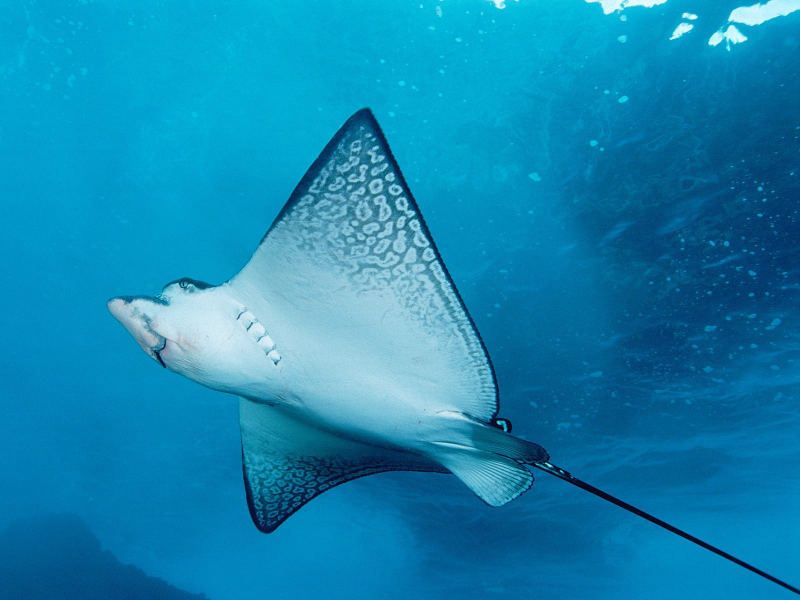
%> input picture TestImages/test4.jpg, 1600 x 1200 px (shown at 1/2 size)
$ octave UIE_Blur.m   (GNU Octave 9; MATLAB toolbox functions it lacks are replaced by stand-ins)
%> lines starting %> are read from the running program, lines starting %| are printed output that depends on the picture; in (x1, y1, x2, y2) boxes, pixels count from 0 and x2, y2 are one past the last pixel; in counts of white or black regions, pixels touching at a corner belong together; the program's own positions count from 1
### estBlur.m
%%%%%%%%%%%%%%%%%%%%%%%%%%%%%%%%%%%%%%%%%%%%%%%%%%%%%%%%%%%%%%
%    File: estBlur.m                                         %
%    Author: Jerry Peng                                      %
%    Date: Nov/2014                                          %
%                                                            %
%    Blurriness map estimation                               %
% -----------------------------------------------------------%
%   MODIFICATIONS                                            %
%%%%%%%%%%%%%%%%%%%%%%%%%%%%%%%%%%%%%%%%%%%%%%%%%%%%%%%%%%%%%%
function Blur = estBlur(I, win)
r = 60;
eps = 10^-8;

I = im2double(I);
[height, width, ~] = size(I);

imYUV = rgb2ycbcr(I);
imY = imYUV(:,:,1);
radius = [9, 17, 33, 65];
DiffImage = zeros(height, width, 4);

for idx = 1:length(radius)
    r = radius(idx);
    sigma = r;
    GFImage = imfilter(imY, fspecial('gaussian', r, sigma), 'replicate');
    DiffImage(:,:,idx) = abs(imY-GFImage);
end
roughBlurMap = mean(DiffImage, 3);

% dilation and hole-filling
DBlur = imdilate(roughBlurMap, strel('square', win));

se = strel('square',win);
marker = imdilate(DBlur,se);
FDBlur = imreconstruct(imcomplement(marker), imcomplement(DBlur));
FDBlur = imcomplement(FDBlur);

% refine blurriness map
Blur = guidedfilter_color(I, FDBlur, r, eps);

### guidedfilter_color.m
% Matlab demo code for "Guided Image Filtering" (ECCV 2010)
% by Kaiming He (kahe@microsoft.com)
function q = guidedfilter_color(I, p, r, eps)
%   GUIDEDFILTER_COLOR   O(1) time implementation of guided filter using a color image as the guidance.
%
%   - guidance image: I (should be a color (RGB) image)
%   - filtering input image: p (should be a gray-scale/single channel image)
%   - local window radius: r
%   - regularization parameter: eps

[hei, wid] = size(p);
N = boxfilter(ones(hei, wid), r); % the size of each local patch; N=(2r+1)^2 except for boundary pixels.

mean_I_r = boxfilter(I(:, :, 1), r) ./ N;
mean_I_g = boxfilter(I(:, :, 2), r) ./ N;
mean_I_b = boxfilter(I(:, :, 3), r) ./ N;

mean_p = boxfilter(p, r) ./ N;

mean_Ip_r = boxfilter(I(:, :, 1).*p, r) ./ N;
mean_Ip_g = boxfilter(I(:, :, 2).*p, r) ./ N;
mean_Ip_b = boxfilter(I(:, :, 3).*p, r) ./ N;

% covariance of (I, p) in each local patch.
cov_Ip_r = mean_Ip_r - mean_I_r .* mean_p;
cov_Ip_g = mean_Ip_g - mean_I_g .* mean_p;
cov_Ip_b = mean_Ip_b - mean_I_b .* mean_p;

% variance of I in each local patch: the matrix Sigma in Eqn (14).
% Note the variance in each local patch is a 3x3 symmetric matrix:
%           rr, rg, rb
%   Sigma = rg, gg, gb
%           rb, gb, bb
var_I_rr = boxfilter(I(:, :, 1).*I(:, :, 1), r) ./ N - mean_I_r .*  mean_I_r;
var_I_rg = boxfilter(I(:, :, 1).*I(:, :, 2), r) ./ N - mean_I_r .*  mean_I_g;
var_I_rb = boxfilter(I(:, :, 1).*I(:, :, 3), r) ./ N - mean_I_r .*  mean_I_b;
var_I_gg = boxfilter(I(:, :, 2).*I(:, :, 2), r) ./ N - mean_I_g .*  mean_I_g;
var_I_gb = boxfilter(I(:, :, 2).*I(:, :, 3), r) ./ N - mean_I_g .*  mean_I_b;
var_I_bb = boxfilter(I(:, :, 3).*I(:, :, 3), r) ./ N - mean_I_b .*  mean_I_b;

a = zeros(hei, wid, 3);
for y=1:hei
    for x=1:wid
        Sigma = [var_I_rr(y, x), var_I_rg(y, x), var_I_rb(y, x);
            var_I_rg(y, x), var_I_gg(y, x), var_I_gb(y, x);
            var_I_rb(y, x), var_I_gb(y, x), var_I_bb(y, x)];
        %Sigma = Sigma + eps * eye(3);

        cov_Ip = [cov_Ip_r(y, x), cov_Ip_g(y, x), cov_Ip_b(y, x)];

        a(y, x, :) = cov_Ip * inv(Sigma + eps * eye(3)); % Eqn. (14) in the paper;
    end
end

b = mean_p - a(:, :, 1) .* mean_I_r - a(:, :, 2) .* mean_I_g - a(:, :, 3) .* mean_I_b; % Eqn. (15) in the paper;

q = (boxfilter(a(:, :, 1), r).* I(:, :, 1)...
+ boxfilter(a(:, :, 2), r).* I(:, :, 2)...
+ boxfilter(a(:, :, 3), r).* I(:, :, 3)...
+ boxfilter(b, r)) ./ N;  % Eqn. (16) in the paper;
end

### boxfilter.m
% Matlab demo code for "Guided Image Filtering" (ECCV 2010)
% by Kaiming He (kahe@microsoft.com)

function imDst = boxfilter(imSrc, r)

%   BOXFILTER   O(1) time box filtering using cumulative sum
%
%   - Definition imDst(x, y)=sum(sum(imSrc(x-r:x+r,y-r:y+r)));
%   - Running time independent of r;
%   - Equivalent to the function: colfilt(imSrc, [2*r+1, 2*r+1], 'sliding', @sum);
%   - But much faster.

[hei, wid] = size(imSrc);
imDst = zeros(size(imSrc));

%cumulative sum over Y axis
imCum = cumsum(imSrc, 1);
%difference over Y axis
imDst(1:r+1, :) = imCum(1+r:2*r+1, :);
imDst(r+2:hei-r, :) = imCum(2*r+2:hei, :) - imCum(1:hei-2*r-1, :);
imDst(hei-r+1:hei, :) = repmat(imCum(hei, :), [r, 1]) - imCum(hei-2*r:hei-r-1, :);

%cumulative sum over X axis
imCum = cumsum(imDst, 2);
%difference over Y axis
imDst(:, 1:r+1) = imCum(:, 1+r:2*r+1);
imDst(:, r+2:wid-r) = imCum(:, 2*r+2:wid) - imCum(:, 1:wid-2*r-1);
imDst(:, wid-r+1:wid) = repmat(imCum(:, wid), [1, r]) - imCum(:, wid-2*r:wid-r-1);
end

### estBL.m
%%%%%%%%%%%%%%%%%%%%%%%%%%%%%%%%%%%%%%%%%%%%%%%%%%%%%%%%%%%%%%
%    File: estBL.m                                           %
%    Author: Jerry Peng                                      %
%    Date: Nov/2014                                          %
%                                                            %
%    Background light estimation                             %
% -----------------------------------------------------------%
%   MODIFICATIONS                                            %
%%%%%%%%%%%%%%%%%%%%%%%%%%%%%%%%%%%%%%%%%%%%%%%%%%%%%%%%%%%%%%
function A = estBL(I, RoughDepth)
[height, width, ~] = size(I);
imsize = width * height;

numpx = floor(imsize/1000);
JDarkVec = reshape(RoughDepth,imsize,1);
ImVec = reshape(I,imsize,3);
[~, indices] = sort(JDarkVec);
indices = indices(imsize-numpx+1:end);

A = mean(ImVec(indices(:), :));

### UIE_Blur.m
%%%%%%%%%%%%%%%%%%%%%%%%%%%%%%%%%%%%%%%%%%%%%%%%%%%%%%%%%%%%%%
%    File: UIE_Blur.m                                        %
%    Author: Jerry Peng                                      %
%    Date: Nov/2014                                          %
%                                                            %
%    Single underwater image enhancement using depth         %
%    estimation based on blurriness                          %
% -----------------------------------------------------------%
%   MODIFICATIONS                                            %
%%%%%%%%%%%%%%%%%%%%%%%%%%%%%%%%%%%%%%%%%%%%%%%%%%%%%%%%%%%%%%

close all
clear all;
in = 'test4.jpg';
imfile = sprintf('TestImages/%s', in);

sc = 1;
t0 = 0.4;
t1 = 0.9;
win = 15;

Stretch = @(x) (x-min(x(:))).*(1/(max(x(:))-min(x(:))));

ucI = imread(imfile);
%> ucI is the input picture: size 1200x1600x3 uint8; mean R, G, B 19.1, 134.2, 177.7
[~, width, ~] = size(ucI);
%> width = 1600
if width > 640
    sc = 640/width;
%> sc = 0.4
end
ucI = imresize(ucI, sc);
%> ucI: size 480x640x3 uint8
I = im2double(ucI);
J = zeros(size(I));
[height, width, ~] = size(I);
%> height = 480; width = 640

%% get blurriness map
BlurMap = estBlur(I, win);
%> in estBlur, `imYUV = rgb2ycbcr(I);`: imYUV: size 480x640x3 double; mean of channels 1, 2, 3 0.416, 0.644, 0.292
%> after the loop in estBlur, `for idx = 1:length(radius)`: DiffImage: size 480x640x4 double; mean of channels 1, 2, 3, 3 0.0122, 0.0157, 0.0197, 0.0268
%> in estBlur, `FDBlur = imreconstruct(imcomplement(marker), imcomplement(DBlur));`:
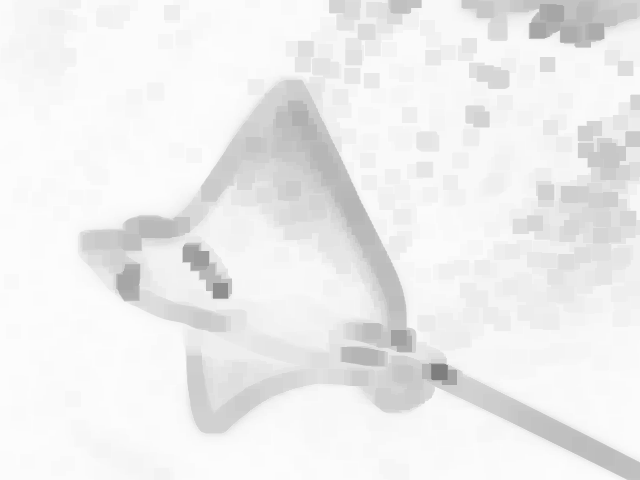
%> FDBlur: size 480x640 double; min 0.496, max 0.991, mean 0.934
%> in boxfilter, `imDst(:, wid-r+1:wid) = repmat(imCum(:, wid), [1, r]) - imCum(:, wid-2..`: imDst: size 480x640 double; min 4356, max 17161, mean 15172
%> in boxfilter (call 2), `imDst(hei-r+1:hei, :) = repmat(imCum(hei, :), [r, 1]) - imCum(hei-2*r:..`: imDst: size 480x640 double; min 0.298, max 75.49, mean 9.6
%> in boxfilter (call 2), `imDst(:, 1:r+1) = imCum(:, 1+r:2*r+1);`: imDst: size 480x640 double; min 0.298, max 823.3, mean 22.8
%> in boxfilter (call 2), `imDst(:, wid-r+1:wid) = repmat(imCum(:, wid), [1, r]) - imCum(:, wid-2..`: imDst: size 480x640 double; min 31.3, max 9149.9, mean 1239.5
%> in boxfilter (call 3), `imDst(hei-r+1:hei, :) = repmat(imCum(hei, :), [r, 1]) - imCum(hei-2*r:..`: imDst: size 480x640 double; min 22.56, max 104, mean 63.9
%> in boxfilter (call 3), `imDst(:, 1:r+1) = imCum(:, 1+r:2*r+1);`: imDst: size 480x640 double; min 22.77, max 11062.9, mean 736.3
%> in boxfilter (call 3), `imDst(:, wid-r+1:wid) = repmat(imCum(:, wid), [1, r]) - imCum(:, wid-2..`: imDst: size 480x640 double; min 1539.5, max 13111.6, mean 7989.5
%> in guidedfilter_color, `mean_I_g = boxfilter(I(:, :, 2), r) ./ N;`:
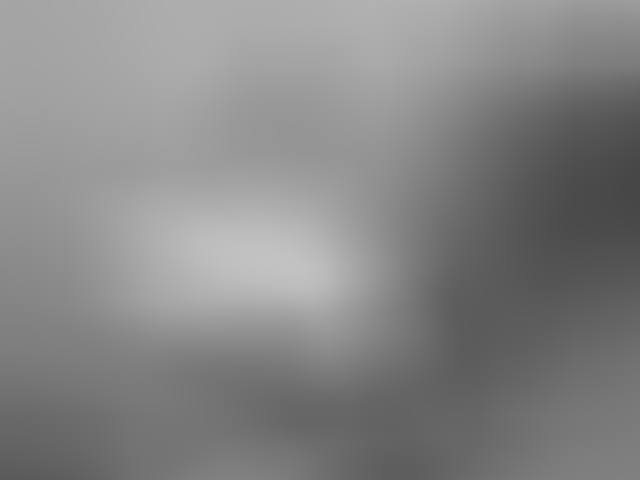
%> mean_I_g: size 480x640 double; min 0.275, max 0.764, mean 0.525
%> call 4 of boxfilter, with r = 65
%> in boxfilter (call 4), `imDst(hei-r+1:hei, :) = repmat(imCum(hei, :), [r, 1]) - imCum(hei-2*r:..`:
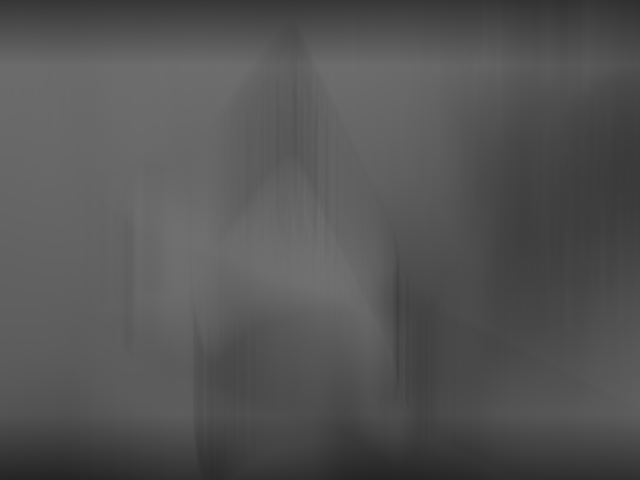
%> imDst: size 480x640 double; min 35.85, max 113.4, mean 84.7
%> in boxfilter (call 4), `imDst(:, 1:r+1) = imCum(:, 1+r:2*r+1);`:
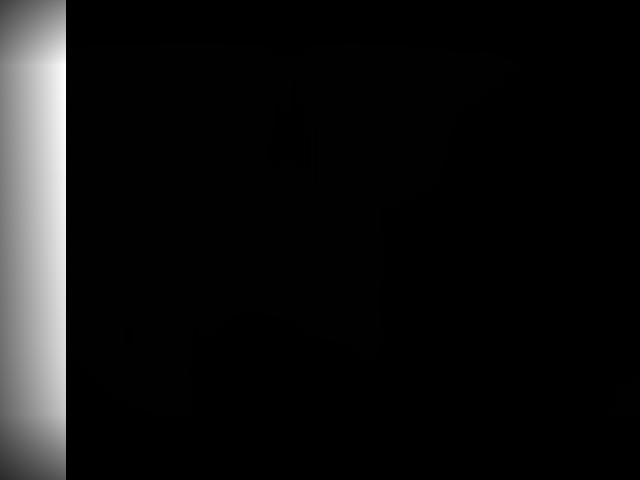
%> imDst: size 480x640 double; 10.31% of pixels changed, all inside (x1, y1, x2, y2) = (0, 0, 66, 480); drawn with min black and max white
%> in boxfilter (call 4), `imDst(:, wid-r+1:wid) = repmat(imCum(:, wid), [1, r]) - imCum(:, wid-2..`:
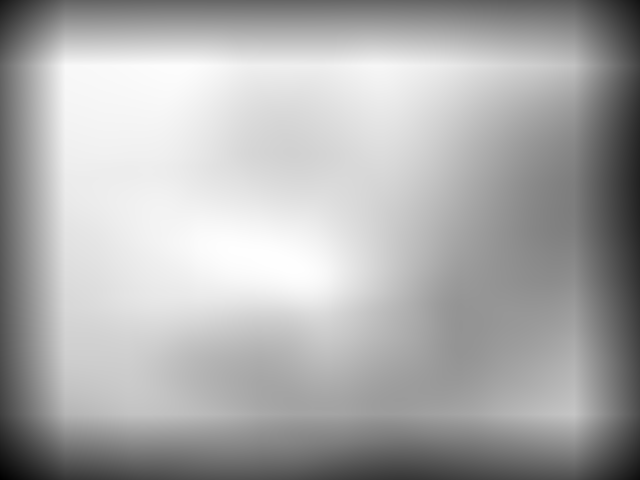
%> imDst: size 480x640 double; min 2427.1, max 14380.7, mean 10542.3; drawn with min black and max white
%> in guidedfilter_color, `mean_I_b = boxfilter(I(:, :, 3), r) ./ N;`:
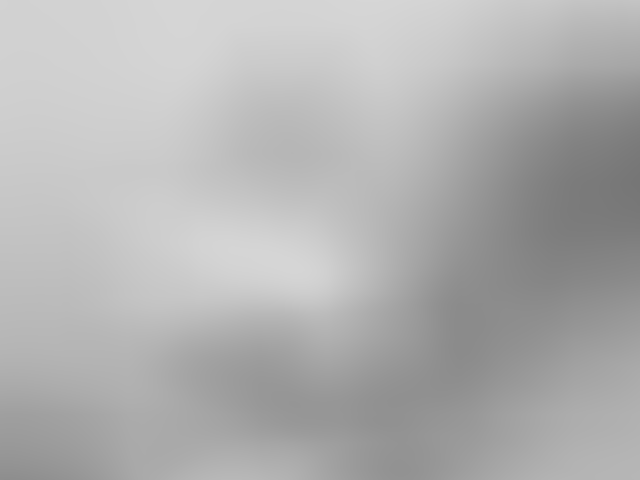
%> mean_I_b: size 480x640 double; min 0.464, max 0.84, mean 0.696
%> call 5 of boxfilter, with r = 65
%> in boxfilter (call 5), `imCum = cumsum(imSrc, 1);`:
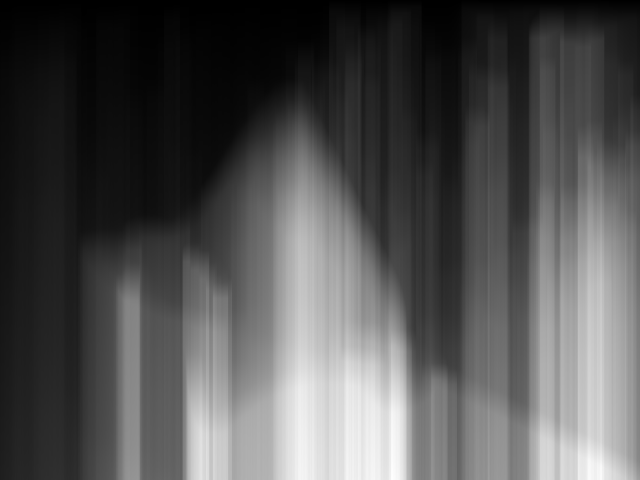
%> imCum: size 480x640 double; min 0.0122, max 50.34, mean 16.2; drawn with min black and max white
T= BlurMap;
% Estimate Background light
B = estBL(I,1-BlurMap) ;
%> in estBL, `indices = indices(imsize-numpx+1:end);`: indices = 307 values, max 305147 at index 107, min 302 at index 85, mean 39296.7
%> in estBL, `A = mean(ImVec(indices(:), :));`: A = [0.00936 0.504 0.73]
%> B = [0.00936 0.504 0.73]
T = (T-min(T(:))).*((t1-t0)/max(T(:))-min(T(:))) + t0;

for idx = 1:3
    J(:,:,idx) = B(idx)+(I(:,:,idx)-B(idx))./T;
end
J(J < 0) = 0;
J(J > 1) = 1;

figure, imshow([I repmat(T, [1 1 3]) J]);

$ run again, with TestImages/ee2.BMP saved as TestImages/test4.jpg
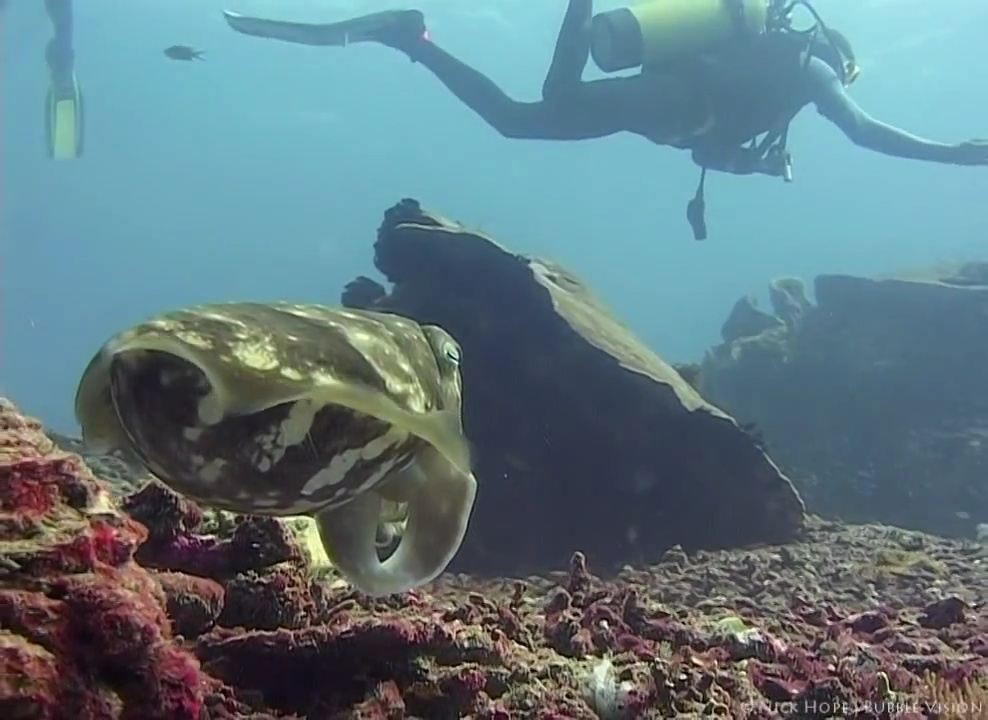
%> input picture TestImages/ee2.BMP, 988 x 720 px
%> ucI is the input picture: size 720x988x3 uint8; mean R, G, B 96.5, 121.2, 128.4
%> ucI: size 467x640x3 uint8
%> imYUV: size 467x640x3 double; mean of channels 1, 2, 3 0.449, 0.529, 0.457
%> in boxfilter (call 4), `imDst(:, wid-r+1:wid) = repmat(imCum(:, wid), [1, r]) - imCum(:, wid-2..`:
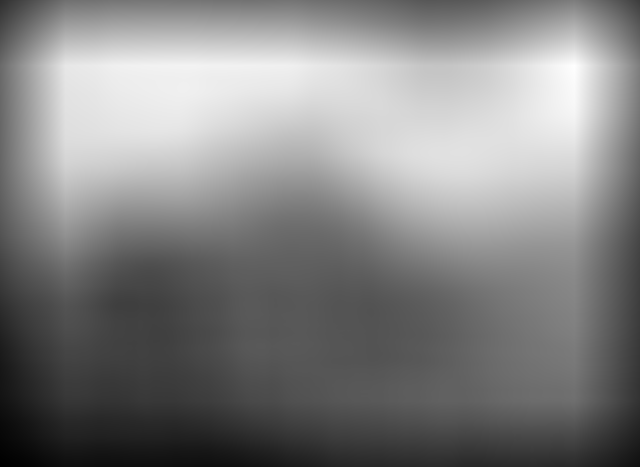
%> imDst: size 467x640 double; min 665, max 14113.7, mean 7578.7; drawn with min black and max white
%> in boxfilter (call 5), `imCum = cumsum(imSrc, 1);`:
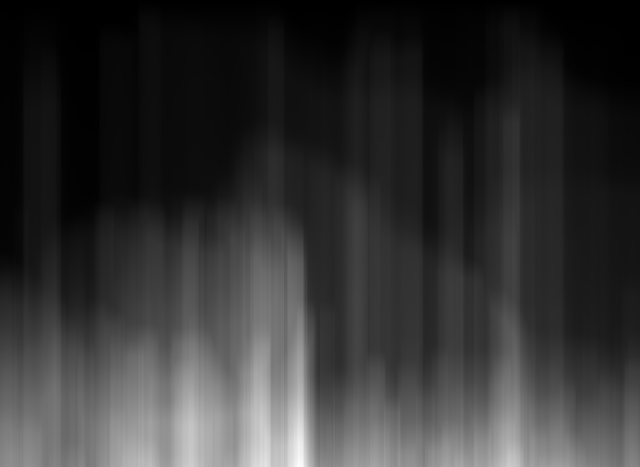
%> imCum: size 467x640 double; min 0.00742, max 92.7, mean 18.9; drawn with min black and max white
%> indices = 298 values, max 283720 at index 9, min 8542 at index 69, mean 57336.7
%> A = [0.439 0.715 0.784]
